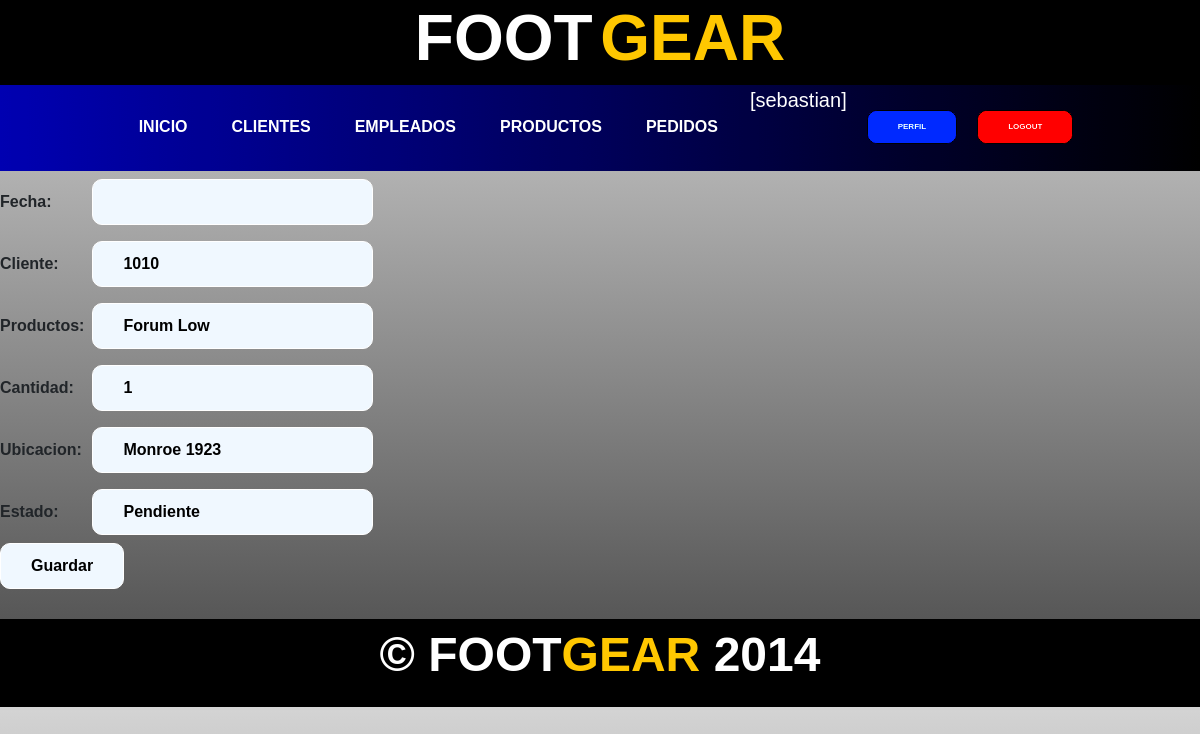
Before: /pedidoUpdate/4/ (signed in) with the older database file.
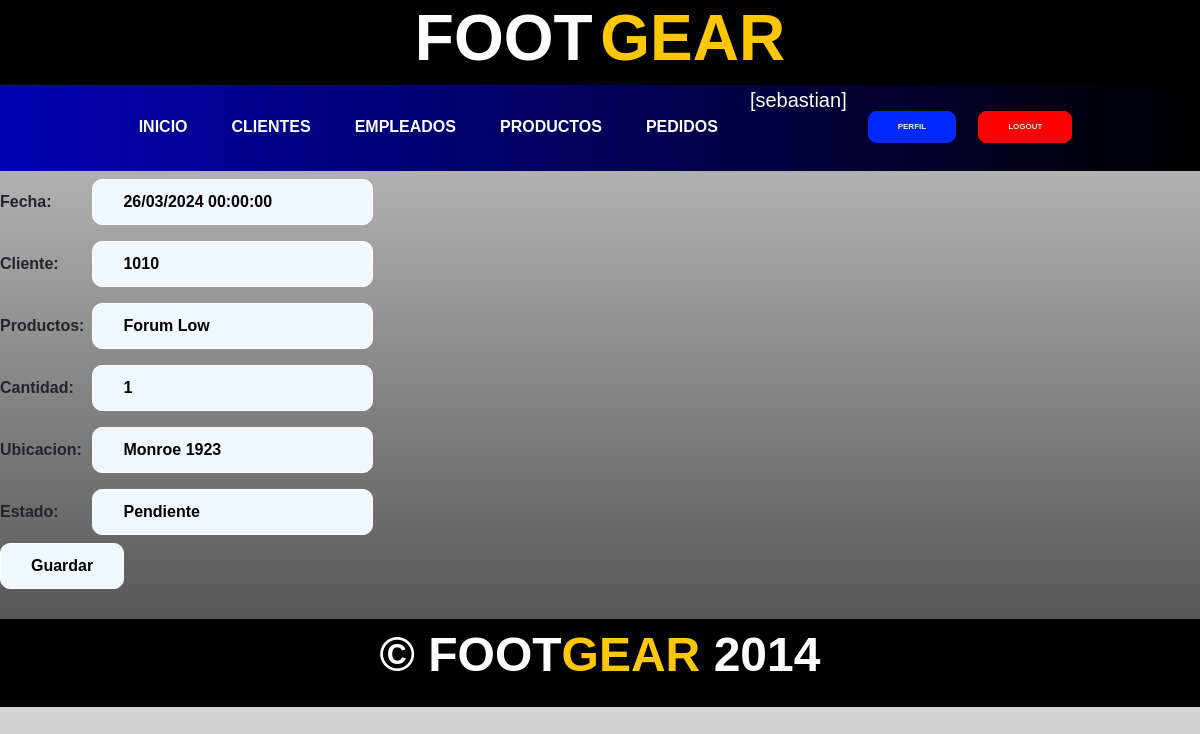
After: the same page with the newer database file.
### aplicacion/models.py (models this page shows, shortened)
class Pedido(models.Model):
    fecha = models.DateField(auto_now_add=True)
    cliente = models.IntegerField()
    productos = models.CharField(max_length=255)
    cantidad = models.IntegerField()
    ubicacion = models.CharField(max_length=100)
    estado = models.CharField(max_length=50)

### aplicacion/views.py (the view)
# urls.py: path('pedidoUpdate/<id_pedido>/', pedidoUpdate, name="pedido_update"),
@login_required
def pedidoUpdate(request,id_pedido):
    pedido = Pedido.objects.get(id = id_pedido)
    if request.method == "POST":
        miForm = PedidoForm(request.POST)
        if miForm.is_valid():
            pedido.fecha = miForm.cleaned_data.get("fecha")
            pedido.cliente = miForm.cleaned_data.get("cliente")
            pedido.productos =  miForm.cleaned_data.get("productos")
            pedido.cantidad = miForm.cleaned_data.get("cantidad")
            pedido.ubicacion = miForm.cleaned_data.get("ubicacion")
            pedido.estado = miForm.cleaned_data.get("estado")
            pedido.save()
            return redirect(reverse_lazy('pedidos'))
    else:
        miForm = PedidoForm(initial={'fecha': pedido.fecha, 'cliente' : pedido.cliente, 'productos' : pedido.productos ,'cantidad' : pedido.cantidad, 'ubicacion' : pedido.ubicacion , 'estado': pedido.estado} )
    return render(request,"aplicacion/pedidoForm.html",{"form": miForm})

### aplicacion/forms.py
class PedidoForm(forms.Form):
    fecha = forms.DateTimeField(required=True)
    cliente = forms.IntegerField(required=True)
    productos = forms.CharField(max_length=255,required=True)
    cantidad = forms.IntegerField(required=True)
    ubicacion = forms.CharField(max_length=100,required=True)
    estado = forms.CharField(max_length=50,required=True)
    class Meta:
        fields = ['cliente', 'productos', 'cantidad', 'ubicacion', 'estado']
        widgets = {
            'fecha': forms.DateTimeInput(attrs={'readonly': 'readonly'}),
            }

### aplicacion/templates/aplicacion/pedidoForm.html (shortened to what this page needs)
{% extends "aplicacion/index.html" %}
{% block contenido %}
<form action="" method="post">
    <table>
        {{ form.as_table }}
    </table>
    <input type="submit" value="Guardar">
</form>
{% endblock contenido %}

Changed rows visible on the page:
changed Pedido "Forum Low": fecha (not shown) → "26/03/2024 00:00:00"
